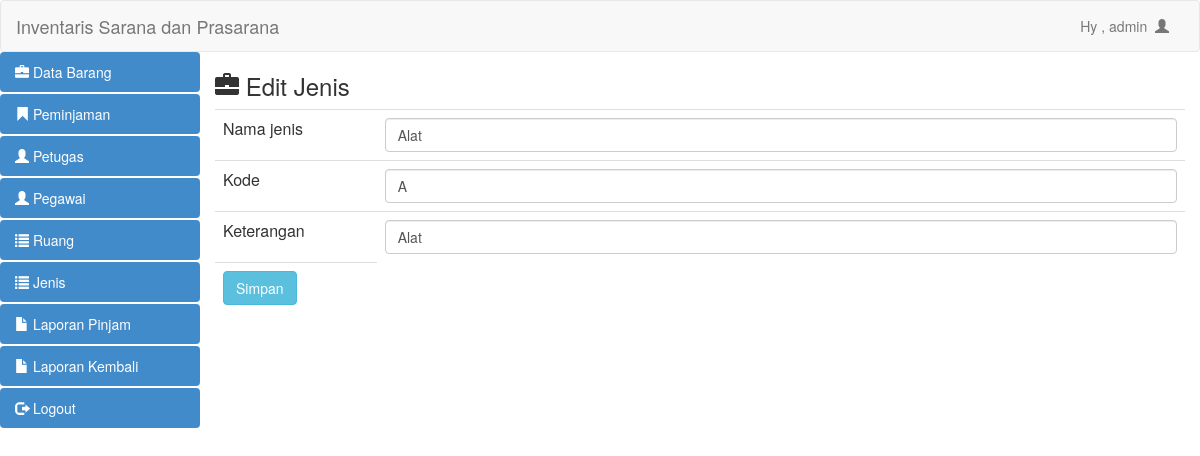
The page /admin/edit_jenis.php?id=1 (signed in) on the database its author committed.
### tables this page shows
CREATE TABLE IF NOT EXISTS `jenis` (
  `id_jenis` int(11) NOT NULL AUTO_INCREMENT,
  `nama_jenis` varchar(50) DEFAULT NULL,
  `kode_jenis` varchar(50) DEFAULT NULL,
  `keterangan` varchar(50) DEFAULT NULL,
  PRIMARY KEY (`id_jenis`)
);

### admin/edit_jenis.php (the view, shortened to what this page needs)
<?php
include "header.php";
?>
<?php
$id = $_GET['id'];
$query = mysql_query ("select * from jenis where id_jenis=$id");
$data= mysql_fetch_array($query);
?>
<html>
<head>
	<h3><span class="glyphicon glyphicon-briefcase"></span>  Edit Jenis</h3>
</head>
<body>
	<form method="post" action="proses_edit_jenis.php?id=<?php echo $_GET['id'];?>" >
		<table class="table">
			<tr>
				<td class="col-md-2">Nama jenis</td>
				<td><input type="text" name="nama" class="form-control" autocomplete="off" placeholder="Nama" value="<?php echo $data['nama_jenis'];?>"></td>
			</tr>
			<tr>
				<td>Kode</td>
				<td><input type="text" name="kode" class="form-control" autocomplete="off" placeholder="Kode" value="<?php echo $data['kode_jenis'];?>"></td>
			</tr>
			<tr>
				<td>Keterangan</td>
				<td><input type="text" name="keterangan" class="form-control" autocomplete="off" placeholder="Keterangan" value="<?php echo $data['keterangan'];?>"></td>
			</tr>
			<tr>
				<td><input type="submit" name="simpan" class="btn btn-info" value="Simpan"></td>
			</tr>
		</table>
	</form>
</body>
<?php
include "footer.php" ?>
</html>

### rows shown on the page
jenis: nama "Alat", kode "A", keterangan "Alat"

### other values the page prints
$_SESSION['nama'] "admin"
